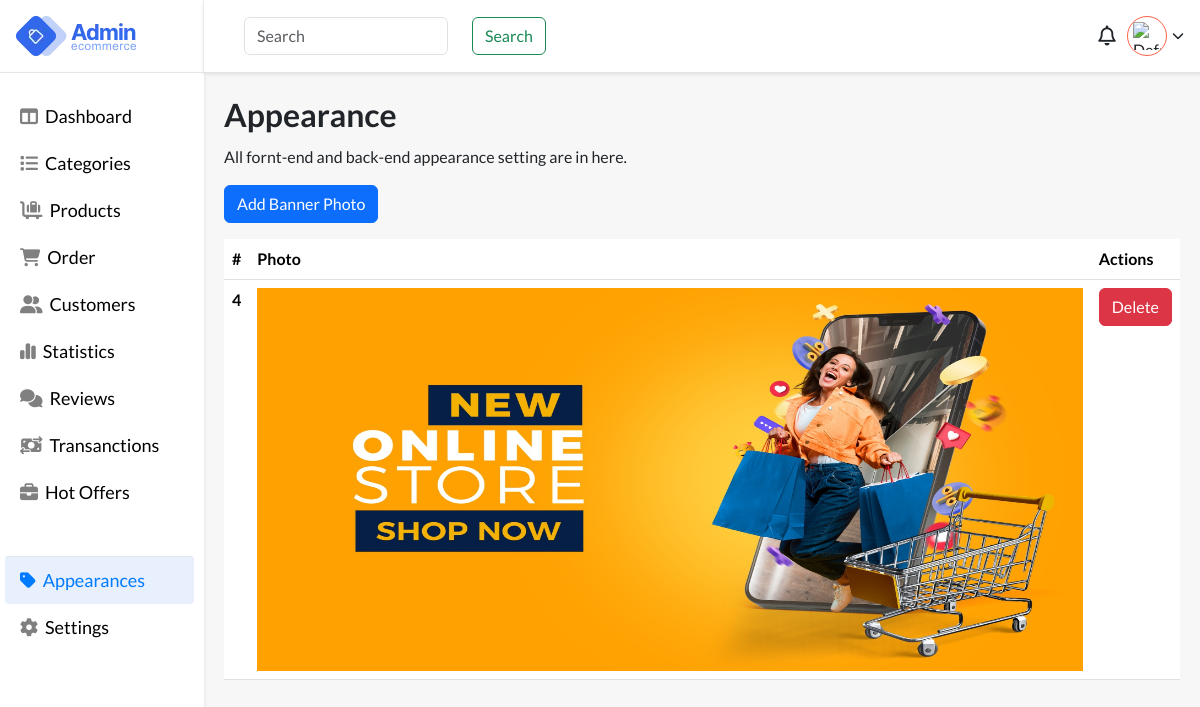
The page /files/appearance.php (signed in) on the database as committed earlier.
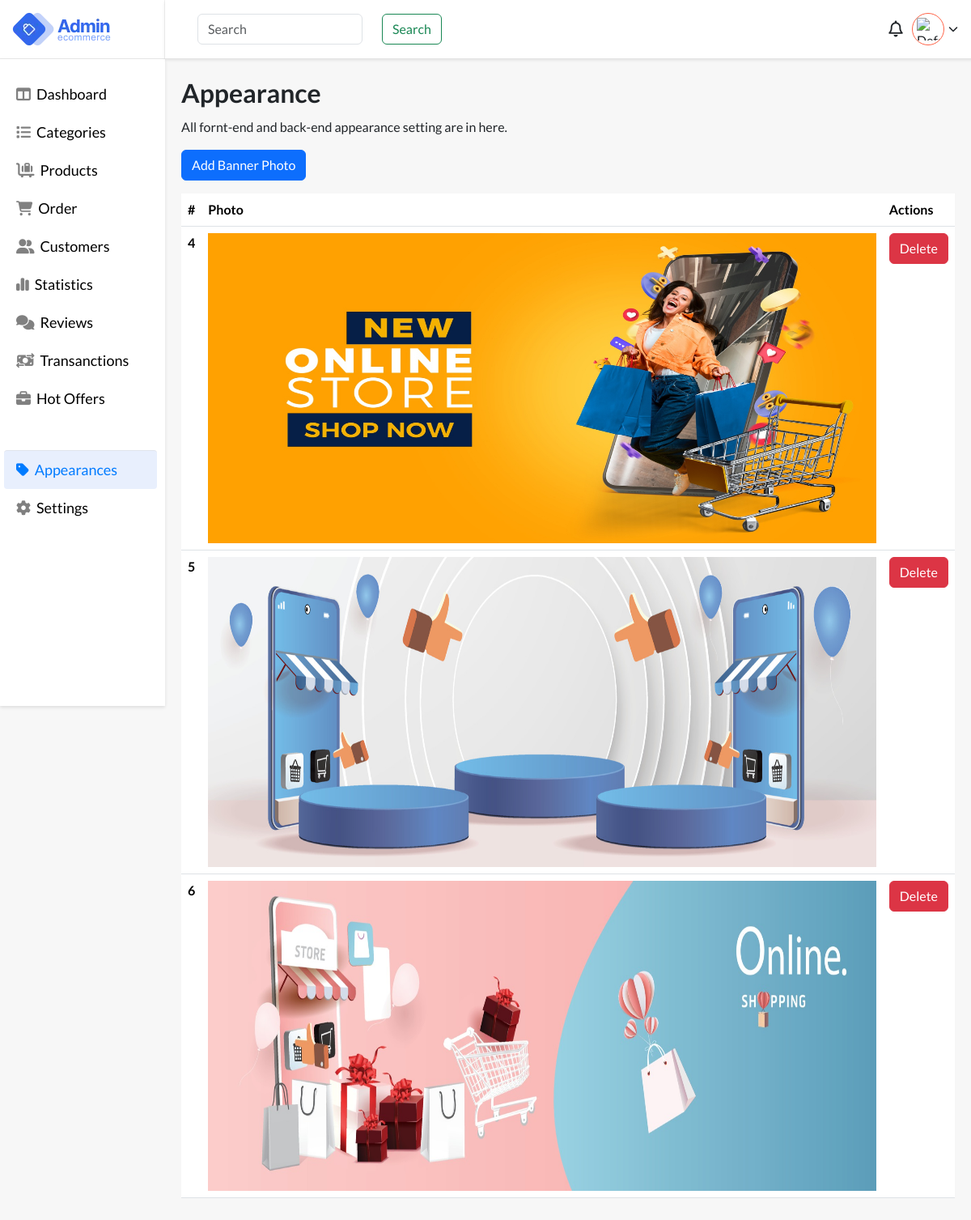
The same page on the database as committed later.
### tables this page shows
CREATE TABLE `banner_photos` (
  `id` int(11) NOT NULL,
  `photo_name` varchar(255) NOT NULL,
  `created_at` timestamp NOT NULL DEFAULT current_timestamp()
);

### files/appearance.php (the view, shortened to what this page needs)
<?php
require_once "../auth/db-connection/config.php";
?>
<!DOCTYPE html>
<html lang="en">
<head>
    <link href="https://cdn.jsdelivr.net/npm/bootstrap@5.3.2/dist/css/bootstrap.min.css" rel="stylesheet">
    <link rel="stylesheet" href="https://cdnjs.cloudflare.com/ajax/libs/font-awesome/6.5.1/css/all.min.css" />
    <link rel="stylesheet" href="../styling/style.css">
</head>
<body style="background:#f7f7f7;">
    <main>
        <div class="app-wrapper">
            <div class="app-sidebar">
                <div class="side-header flex pr-3">
                    <div class="logo flex">
                        <img src="images/logo.webp" alt="logo">
                    </div>
                </div>
                <div class="sidebard-nav">
                    <ul>
                        <li class="">
                            <a href="dashboard.php">
                                <i class="fa-solid fa-table-columns"></i>
                                <span class="block">Dashboard</span>
                            </a>
                        </li>
                        <li class="">
                            <a href="categories.php">
                                <i class="fa-solid fa-list"></i>
                                <span class="block">Categories</span>
                            </a>
                        </li>
                        <li>
                            <a href="products.php">
                               <i class="fa-solid fa-cart-flatbed-suitcase"></i>
                                <span class="block">Products</span>
                            </a>
                        </li>
                        <li>
                            <a href="">
                                  <i class="fa-solid fa-cart-shopping"></i>
                                <span class="block">Order</span>
                            </a>
                        </li>
                        <li>
                            <a href="customers.php">
                                <i class="fa-solid fa-user-group"></i>
                                <span class="block">Customers</span>
                            </a>
                        </li>
                        <li>
                            <a href="">
                                <i class="fa-solid fa-chart-simple"></i>
                                <span class="block">Statistics</span>
                            </a>
                        </li>
                        <li>
                            <a href="">
                                <i class="fa-solid fa-comments"></i>
                                <span class="block">Reviews</span>
                            </a>
                        </li>
                        <li>
                            <a href="">
                                <i class="fa-solid fa-money-bill-transfer"></i>
                                <span class="block">Transanctions</span>
                            </a>
                        </li>
                        <li>
                            <a href="">
                                <i class="fa-solid fa-briefcase"></i>
                                <span class="block">Hot Offers</span>
                            </a>
                        </li>
                         <li class="devided-nav active">
                            <a href="appearance.php">
                                <i class="fa-solid fa-tag"></i>
                                <span class="block">Appearances</span>
                            </a>
                        </li>
                         <li>
                            <a href="settings.php">
                                <i class="fa-solid fa-gear"></i>
                                <span class="block">Settings</span>
                            </a>
                        </li>
                    </ul>
                </div>
            </div>
            <div class="header-body">
                <div class="user flex-end">
                    <div class="search">
                        <form class="d-flex gap-3" role="search">
                            <input class="form-control me-2" type="search" placeholder="Search" aria-label="Search">
                            <button class="btn btn-outline-success" type="submit">Search</button>
                        </form>
                    </div>
                    <div class="account">
                        <div class="notifications">
                            <i class="fa-regular fa-bell"></i>
                        </div>
                        <div class="wrap-u" onclick="toggleUserOptions()">
                            <div class="user-pro flex">
                                <?php if (isset($_SESSION["profile_photo"])) : ?>
                                    <img src="<?php echo $_SESSION["profile_photo"]; ?>" alt="Profile Photo">
                                <?php else : ?>
                                    <img src="default_profile_photo.jpg" alt="Default Profile Photo">
                                <?php endif; ?>
                            </div>
                            <i class="fa-solid fa-chevron-down"></i>
                        </div>
                    </div>
                </div>
                <div class="h-container">
                    <div class="main">
                        <h1 class="page-heading"> Appearance </h1>
                        <p>
                            All fornt-end and back-end appearance setting are in here.
                        </p>
                        <div class="appwarance-actions-bar">
                            <button type="button" class="btn btn-primary" data-toggle="modal" data-target="#uploadBannerModal">
                            Add Banner Photo
                            </button>
                        </div>
                        <?php
                        $sql = "SELECT id, photo_name FROM banner_photos";
                        $result = $connection->query($sql);
                        if ($result->rowCount() > 0) {
                            echo '<table class="table mt-3">
                                    <thead>
                                        <tr>
                                            <th scope="col">#</th>
                                            <th scope="col">Photo</th>
                                            <th scope="col">Actions</th>
                                        </tr>
                                    </thead>
                                    <tbody>';
                         while ($row = $result->fetch(PDO::FETCH_ASSOC)) {
                           echo '<tr>
                                <th scope="row">' . $row["id"] . '</th>
                                <td class="banner-photo">
                                    <img src="../auth/assets/banner/' . $row["photo_name"] . '" alt="' . $row["photo_name"] . '" />
                                </td>
                                <td>
                                    <a type="button" href="../auth/backend-assets/banner/delete_banner.php?id=' . $row["id"] . '" class="btn btn-danger">Delete</a>
                                </td>
                            </tr>';
                        }
                            echo '</tbody></table>';
                        } else {
                            echo "No banner photos found.";
                        }
                        ?>
                    </div>
                </div>
            </div>
        </div>
    </main>
</body>
</html>

### styling/style.css (style rules this page uses)
body { font-family: "Lato", sans-serif !important; }
.flex { display: flex; justify-content: space-between; align-items: center; }
.flex-end { display: flex; justify-content: flex-end; align-items: center; }
.block { display: block; }
.h-container { padding: 40px; transition: all 0.4s ease-in-out; margin-top: 72px; }
.page-heading { font-size: 42px; font-weight: 600; line-height: 45px; }
.app-wrapper { display: flex; justify-content: space-between; min-height: 100vh; }
.app-sidebar { width: 15%; position: fixed; left: 0; height: 100vh; }
.side-header { background: #fff; box-shadow: 0 2px 4px #0000001a; height: 72px; padding: 0 10px 0 15px; padding-right: 10px; border-right: 1px solid #cccccc42; }
.sidebard-nav { background: #fff; box-shadow: 0 2px 4px #0000001a; padding: 0 10px 40px 15px; height: 100%; border-top: 1px solid #cecece82; }
.sidebard-nav ul { padding: 0; margin-top: 20px; list-style: none; }
.sidebard-nav ul li { width: 100%; padding: 15px 0; padding-left: 10px; transition: all 0.4s ease-in-out; }
.sidebard-nav ul li.active, .sidebard-nav ul li:hover { background-color: #e8effd; border-radius: 4px; }
.sidebard-nav ul li a { text-decoration: none !important; }
.sidebard-nav ul li a i { color: gray; }
.sidebard-nav ul li:hover a i, .sidebard-nav ul li:hover a, .sidebard-nav ul .active a, .sidebard-nav ul .active a i { color: #007bff !important; }
.sidebard-nav ul li.active a, .sidebard-nav ul li.active a i { color: #007bff !important; }
.sidebard-nav ul li a { font-size: 20px; font-weight: 500; display: flex; align-items: center; gap: 10px; color: black; }
.devided-nav { margin-top: 40px; border-top: 1px solid #d3d3d369; }
.header-body { width: calc(100% - 15%); margin-left: 15%; }
.logo { width: 200px; height: 72px; }
.user { gap: 20px; padding-right: 40px; padding-left: 40px; background: #fff; box-shadow: 0 2px 4px #0000001a; display: flex; justify-content: space-between; align-items: center; height: 72px; position: fixed; width: calc(100% - 15%); z-index: 12; }
.user-pro { width: 50px; height: 50px; border-radius: 100%; background: #fff; padding: 5px; border: 1px solid tomato; overflow: hidden; cursor: pointer; }
.user-pro img { width: 100%; height: 100%; object-fit: contain; }
.wrap-u { display: flex; align-items: center; gap: 5px; cursor: pointer; }
.notifications i { font-size: 24px; cursor: pointer; }
.notifications { width: 40px; height: 40px; display: flex; justify-content: center; align-items: center; }
.account { width: 20%; display: flex; align-items: center; justify-content: end; position: relative; }
@media screen and (min-width: 1024px) and (max-width: 1280px) { .sidebard-nav { padding: 0 10px 40px 5px; } }
@media screen and (min-width: 1024px) and (max-width: 1280px) { .app-sidebar { width: 17%; } }
@media screen and (min-width: 1024px) and (max-width: 1280px) { .header-body { width: calc(100% - 17%); margin-left: 17%; } }
@media screen and (min-width: 1024px) and (max-width: 1280px) { .h-container { padding: 20px; } }
@media screen and (max-width: 1444px) { .sidebard-nav ul li a { font-size: 18px; gap: 7px; } }
@media screen and (max-width: 1444px) { .sidebard-nav ul li { padding: 10px 0; padding-left: 15px; } }
@media screen and (max-width: 1444px) { .user-pro { width: 40px; height: 40px; } }
@media screen and (max-width: 1444px) { .wrap-u i { font-size: 12px; } }
@media screen and (max-width: 1444px) { .notifications i { font-size: 20px; } }
@media screen and (max-width: 1444px) { .page-heading { font-size: 32px; } }
.banner-photo { width: 100%; height: 400px; }
.banner-photo img { height: 100%; width: 100%; }
input { flex-grow: 1; margin-right: 10px; }

Rows that differ between the two databases and show on the page:
added banner_photos: id "5", photo_name (picture)
added banner_photos: id "6", photo_name (picture)
